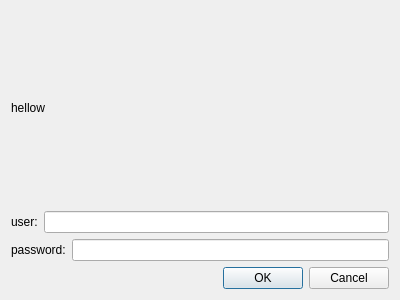
<?xml version="1.0" encoding="UTF-8"?>
<ui version="4.0">
 <class>Dialog</class>
 <widget class="QDialog" name="Dialog">
  <property name="geometry">
   <rect>
    <x>0</x>
    <y>0</y>
    <width>400</width>
    <height>300</height>
   </rect>
  </property>
  <property name="windowTitle">
   <string>Dialog</string>
  </property>
  <layout class="QVBoxLayout" name="verticalLayout_3">
   <item>
    <layout class="QVBoxLayout" name="verticalLayout_2">
     <item>
      <widget class="QLabel" name="label">
       <property name="text">
        <string>hellow</string>
       </property>
      </widget>
     </item>
     <item>
      <layout class="QVBoxLayout" name="verticalLayout">
       <item>
        <layout class="QHBoxLayout" name="horizontalLayout">
         <item>
          <widget class="QLabel" name="label_2">
           <property name="text">
            <string>user:</string>
           </property>
          </widget>
         </item>
         <item>
          <widget class="QLineEdit" name="lineEdit_user"/>
         </item>
        </layout>
       </item>
       <item>
        <layout class="QHBoxLayout" name="horizontalLayout_2">
         <item>
          <widget class="QLabel" name="label_3">
           <property name="text">
            <string>password:</string>
           </property>
          </widget>
         </item>
         <item>
          <widget class="QLineEdit" name="lineEdit_password"/>
         </item>
        </layout>
       </item>
      </layout>
     </item>
     <item>
      <widget class="QDialogButtonBox" name="buttonBox">
       <property name="orientation">
        <enum>Qt::Horizontal</enum>
       </property>
       <property name="standardButtons">
        <set>QDialogButtonBox::Cancel|QDialogButtonBox::Ok</set>
       </property>
      </widget>
     </item>
    </layout>
   </item>
  </layout>
 </widget>
 <resources/>
 <connections>
  <connection>
   <sender>buttonBox</sender>
   <signal>accepted()</signal>
   <receiver>Dialog</receiver>
   <slot>accept()</slot>
   <hints>
    <hint type="sourcelabel">
     <x>248</x>
     <y>254</y>
    </hint>
    <hint type="destinationlabel">
     <x>157</x>
     <y>274</y>
    </hint>
   </hints>
  </connection>
  <connection>
   <sender>buttonBox</sender>
   <signal>rejected()</signal>
   <receiver>Dialog</receiver>
   <slot>reject()</slot>
   <hints>
    <hint type="sourcelabel">
     <x>316</x>
     <y>260</y>
    </hint>
    <hint type="destinationlabel">
     <x>286</x>
     <y>274</y>
    </hint>
   </hints>
  </connection>
 </connections>
</ui>
